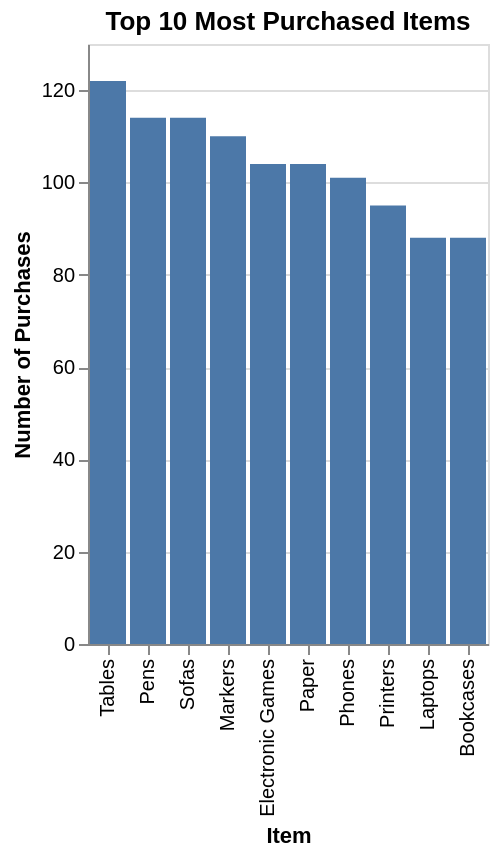

The code cell stored with this chart in its notebook:
### Code cell
import altair as alt
import pandas as pd

# Find the most purchased items overall
most_purchased_items = df_cleaned['Sub-Category'].value_counts().nlargest(10).reset_index()
most_purchased_items.columns = ['Sub-Category', 'Count']

# Create the chart
chart = alt.Chart(most_purchased_items).mark_bar().encode(
    x=alt.X('Sub-Category:N', sort='-y', title='Item'),
    y=alt.Y('Count:Q', title='Number of Purchases'),
    tooltip=['Sub-Category', 'Count']
).properties(
    title='Top 10 Most Purchased Items'
)

display(chart)

### Figure 1 — Vega-Lite specification as saved in the notebook (floating-point values rounded to 4 significant figures)
{"config": {"view": {"continuousWidth": 300, "continuousHeight": 300}}, "data": {"name": "data-15637e74af67a3f3cd8e9645c68790bd"}, "mark": {"type": "bar"}, "encoding": {"tooltip": [{"field": "Sub-Category", "type": "nominal"}, {"field": "Count", "type": "quantitative"}], "x": {"field": "Sub-Category", "sort": "-y", "title": "Item", "type": "nominal"}, "y": {"field": "Count", "title": "Number of Purchases", "type": "quantitative"}}, "title": "Top 10 Most Purchased Items", "$schema": "https://vega.github.io/schema/vega-lite/v6.1.0.json", "datasets": {"data-15637e74af67a3f3cd8e9645c68790bd": [{"Sub-Category": "Tables", "Count": 122}, {"Sub-Category": "Pens", "Count": 114}, {"Sub-Category": "Sofas", "Count": 114}, {"Sub-Category": "Markers", "Count": 110}, {"Sub-Category": "Electronic Games", "Count": 104}, {"Sub-Category": "Paper", "Count": 104}, {"Sub-Category": "Phones", "Count": 101}, {"Sub-Category": "Printers", "Count": 95}, {"Sub-Category": "Laptops", "Count": 88}, {"Sub-Category": "Bookcases", "Count": 88}]}}
